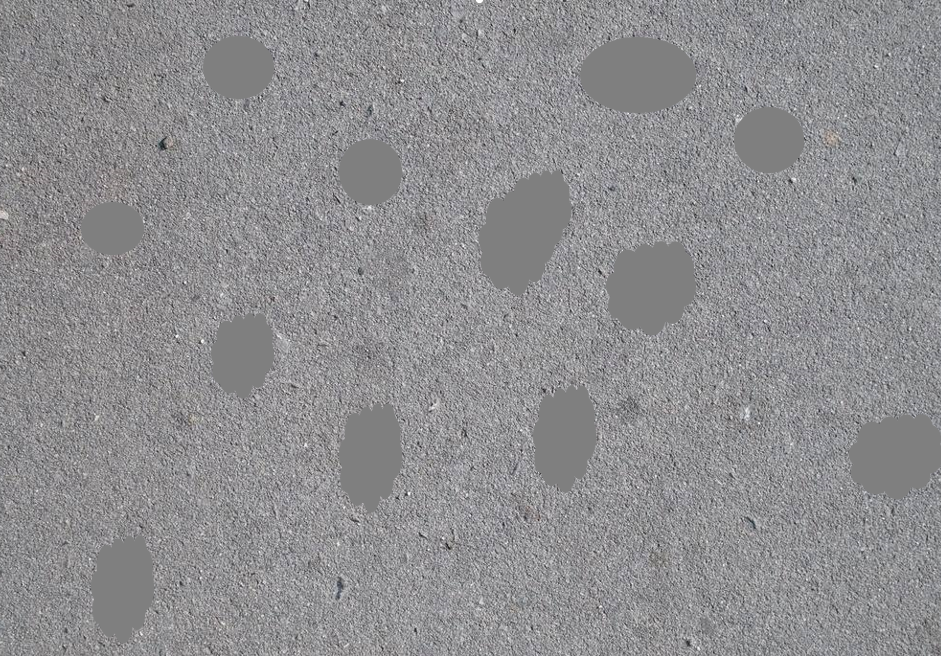
//> input picture testpic.PNG, 941 x 656 px
$ ./Caculates   (built with g++ and OpenCV 4)
//> lines starting //> are read from the running program, lines starting //| are printed output that depends on the picture; after the words box and inside, x2 and y2 are one past the last pixel; in counts of white or black regions, pixels touching at a corner belong together
// Caculates.cpp: 定义控制台应用程序的入口点。
//
#include"stdafx.h"
#include <opencv2/opencv.hpp>
#include<opencv\cv.hpp>
#include<opencv2\core\core.hpp>
#include<highgui.hpp>
#include<imgproc.hpp>
#include <iostream>
#include <math.h>
using namespace cv;
using namespace std;
int main()
{
	Mat src_image = imread("C:\\Users\\29970\\Desktop\\testpic.png");
//> src_image is the input picture: 656 rows x 941 cols, CV_8UC3; mean B, G, R 144.4, 142.4, 142.8
	if (!src_image.data)
	{
		cout << "src image load failed!" << endl;
		return -1;
	}
	namedWindow("src image", WINDOW_NORMAL);
	imshow("src image", src_image);
	//*此处高斯去燥有助于后面二值化处理的效果*//
	Mat blur_image;
	GaussianBlur(src_image, blur_image, Size(15, 15), 0, 0);
	//imshow("GaussianBlur", blur_image);
	//*灰度变换与二值化*//
	Mat gray_image, binary_image;
	cvtColor(blur_image, gray_image, COLOR_BGR2GRAY);
	threshold(gray_image, binary_image,145, 255, THRESH_BINARY_INV | THRESH_TRIANGLE);
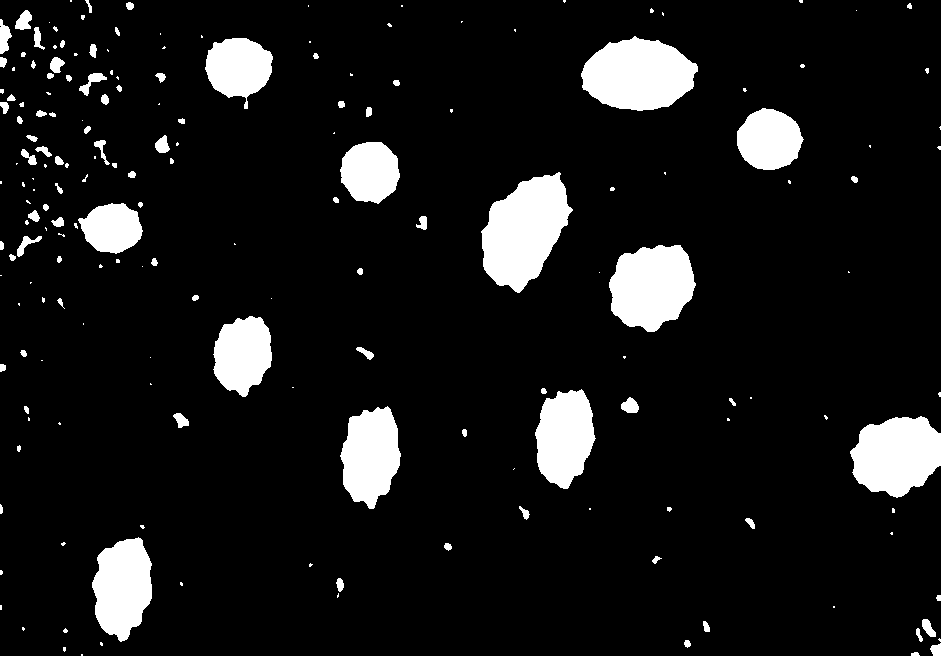
//> binary_image: 656 rows x 941 cols, CV_8UC1; 9.5% white; 188 white regions (98 under 20 px), largest, box (x1, y1, x2, y2) and area: (481, 172, 573, 293) 6986, (581, 36, 698, 111) 6358, (609, 245, 696, 332) 5671
	//imshow("binary", binary_image);
	//*形态学闭操作*//
	Mat morph_image;
	Mat kernel = getStructuringElement(MORPH_RECT, Size(3, 3), Point(-1, -1));
	morphologyEx(binary_image, morph_image, MORPH_CLOSE, kernel, Point(-1, -1), 2);
//> morph_image: 656 rows x 941 cols, CV_8UC1; 9.6% white; 173 white regions (90 under 20 px)
	//imshow("morphology", morph_image);
	//*查找外轮廓*//
	vector< vector<Point> > contours;
	vector<Vec4i> hireachy;
	findContours(morph_image, contours, hireachy, CV_RETR_EXTERNAL, CHAIN_APPROX_SIMPLE, Point());
//> contours = 173 contours, 103 with area under 20; largest, box (x1, y1, x2, y2) and area: (481, 172, 573, 293) 6838, (581, 36, 698, 111) 6224, (609, 245, 696, 332) 5548, (850, 416, 941, 498) 5428, (92, 537, 152, 642) 4458; hireachy = 173 items, first 8: [1, -1, -1, -1], [2, 0, -1, -1], [3, 1, -1, -1], [4, 2, -1, -1], [5, 3, -1, -1], [6, 4, -1, -1], [7, 5, -1, -1], [8, 6, -1, -1]
	vector<Moments> m(contours.size());
//> m = 173 items
	vector<Point2f> mc(contours.size());
	for (int i = 0; i < contours.size(); i++)
	{
		m[i] = moments(contours[i], false);
	}
	for (int i = 0; i < contours.size(); i++)
	{
		mc[i] = Point2d(m[i].m10 /m[i].m00, m[i].m01 / m[i].m00);
	}
//> after the loop, mc = 173 Points (x, y), first 12: [81.5, 654.5], [914.8, 653.7], [64, 648.8], [101, 643.5], [687, 643.3], [936.1, 648.7], [65, 630.3], [22.93, 628.4], [705.9, 626.4], [925.6, 629.1], [833.5, 606.5], [0.5, 607]
	Mat result_image = Mat::zeros(src_image.size(), CV_8UC3);
	Mat drawing = Mat::zeros(src_image.size(), CV_8UC3);
	double a = 0;
	// [7 lines of commented-out code are left out]
	for (int i = 0; i< contours.size(); i++)
	{
		double area = contourArea(contours[i]);
		if (area <500)
			continue;
		Scalar color = Scalar(255, 0, 0);
		//drawContours(drawing, contours, i, color, 2, 8, hireachy, 0, Point());
		drawContours(result_image, contours, static_cast<int>(i), Scalar(0, 100, 255), 2, 8, hireachy);
		circle(result_image, mc[i], 5, Scalar(0, 0, 255), -1, 8, 0);
		rectangle(result_image, boundingRect(contours.at(i)), cvScalar(0, 255, 0));
		char tam[1000];
		sprintf_s(tam, "(%0.0f,%0.0f)", mc[i].x, mc[i].y);
		putText(result_image, tam, Point(mc[i].x, mc[i].y), FONT_HERSHEY_SIMPLEX, 0.4, cvScalar(255, 0, 255), 1);
	}
//> this loop made 173 passes
//> (area, tam) on passes 21, 35, 38, 44, 55, 71, 81, 95, 106, 119, 150, 151: (4458.5, "(122,587)"), (5428.5, "(896,455)"), (4357, "(370,455)"), (4299, "(564,437)"), (3425, "(242,354)"), (5548, "(651,286)"), (2299.5, "(111,228)"), (6838.5, "(524,230)"), (2763, "(370,172)"), (3019, "(769,139)"), (3079, "(238,67)"), (6224, "(638,74)")
//> area on passes 5, 6, 9, 10, 15, 18: 30.5, 102.5, 43, 171, 66.5, 28.5
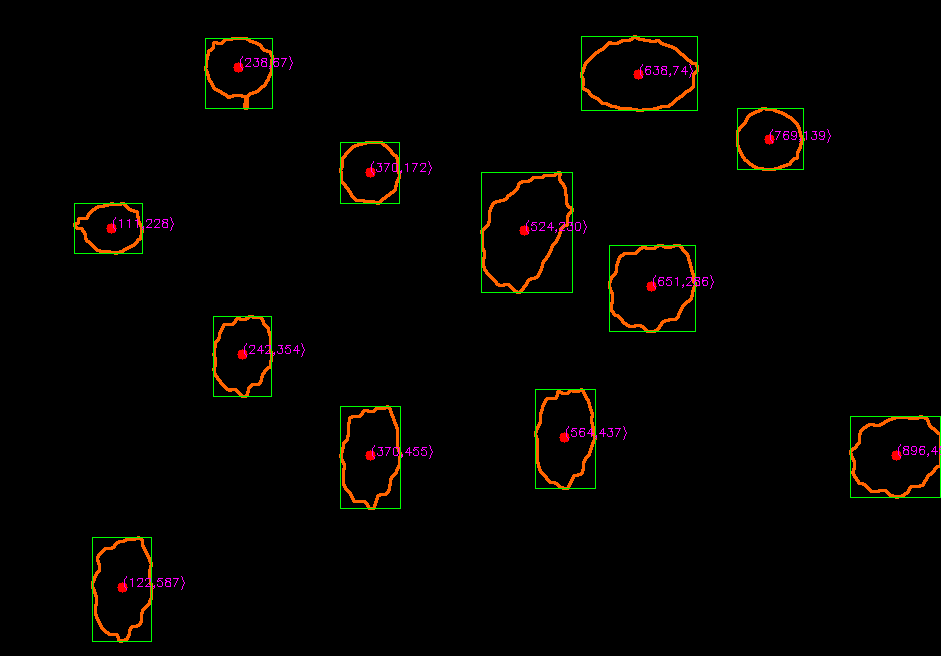
//> result_image: 656 rows x 941 cols, CV_8UC3; mean B, G, R 0.7, 3.1, 5
	namedWindow("Contours", CV_WINDOW_AUTOSIZE);
	imshow("Contours", result_image);
	imwrite("C:\\Users\\29970\\Desktop\\testpic_result.png", result_image);
	//for (int i= 0; i < contours.size(); i++)
	//{
	//	//*过滤掉小的干扰轮廓*//
	// [12 lines of commented-out code are left out]
	waitKey(0);
}
